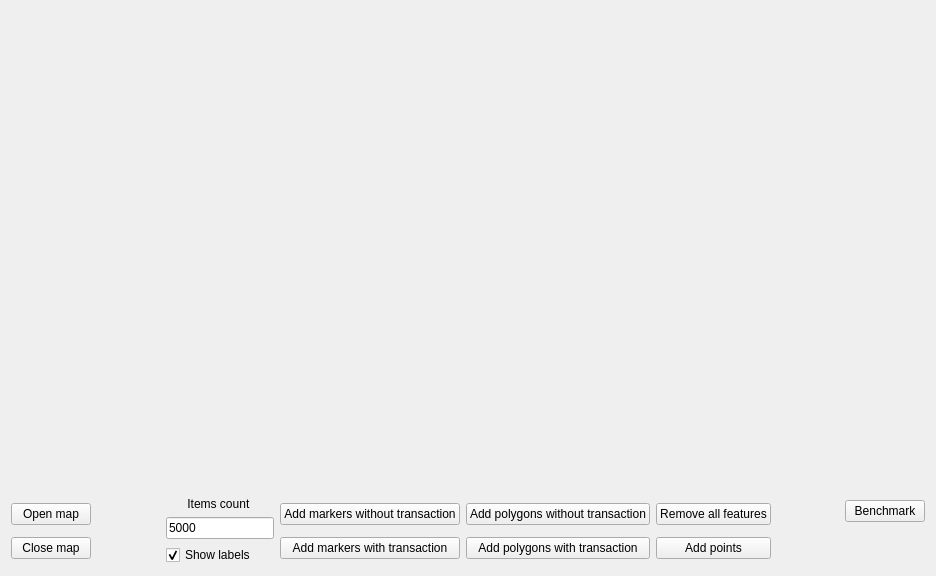
<?xml version="1.0" encoding="UTF-8"?>
<ui version="4.0">
 <class>DemoTransaction</class>
 <widget class="QWidget" name="DemoTransaction">
  <property name="geometry">
   <rect>
    <x>0</x>
    <y>0</y>
    <width>936</width>
    <height>576</height>
   </rect>
  </property>
  <property name="windowTitle">
   <string>Transactions demo</string>
  </property>
  <layout class="QHBoxLayout" name="horizontalLayout">
   <item>
    <layout class="QVBoxLayout" name="verticalLayout_2">
     <item>
      <layout class="QHBoxLayout" name="horizontalLayout_2">
       <item>
        <widget class="PwGisWidget" name="pwgiswidget" native="true">
         <property name="sizePolicy">
          <sizepolicy hsizetype="Expanding" vsizetype="Expanding">
           <horstretch>0</horstretch>
           <verstretch>0</verstretch>
          </sizepolicy>
         </property>
        </widget>
       </item>
      </layout>
     </item>
     <item>
      <layout class="QHBoxLayout" name="horizontalLayout_5">
       <item>
        <layout class="QVBoxLayout" name="verticalLayout">
         <item>
          <widget class="QPushButton" name="btnOpenMap">
           <property name="text">
            <string>Open map</string>
           </property>
          </widget>
         </item>
         <item>
          <widget class="QPushButton" name="btnCloseMap">
           <property name="text">
            <string>Close map</string>
           </property>
          </widget>
         </item>
        </layout>
       </item>
       <item>
        <spacer name="horizontalSpacer">
         <property name="orientation">
          <enum>Qt::Horizontal</enum>
         </property>
         <property name="sizeHint" stdset="0">
          <size>
           <width>40</width>
           <height>20</height>
          </size>
         </property>
        </spacer>
       </item>
       <item>
        <layout class="QVBoxLayout" name="verticalLayout_3">
         <property name="sizeConstraint">
          <enum>QLayout::SetDefaultConstraint</enum>
         </property>
         <property name="leftMargin">
          <number>0</number>
         </property>
         <item>
          <widget class="QLabel" name="labelCount">
           <property name="text">
            <string>Items count </string>
           </property>
           <property name="alignment">
            <set>Qt::AlignCenter</set>
           </property>
          </widget>
         </item>
         <item>
          <widget class="QLineEdit" name="txtCount">
           <property name="text">
            <string>5000</string>
           </property>
          </widget>
         </item>
         <item>
          <widget class="QCheckBox" name="cbShowLabels">
           <property name="text">
            <string>Show labels</string>
           </property>
           <property name="checked">
            <bool>true</bool>
           </property>
          </widget>
         </item>
        </layout>
       </item>
       <item>
        <layout class="QGridLayout" name="gridLayout">
         <item row="0" column="0">
          <widget class="QPushButton" name="btnAddMarkersWithoutTrans">
           <property name="text">
            <string>Add markers without transaction</string>
           </property>
          </widget>
         </item>
         <item row="1" column="0">
          <widget class="QPushButton" name="btnAddMarkersWithTrans">
           <property name="text">
            <string>Add markers with transaction</string>
           </property>
          </widget>
         </item>
         <item row="0" column="1">
          <widget class="QPushButton" name="btnAddPathWithoutTrans">
           <property name="text">
            <string>Add polygons without transaction</string>
           </property>
          </widget>
         </item>
         <item row="1" column="1">
          <widget class="QPushButton" name="btnAddPathWithTrans">
           <property name="text">
            <string>Add polygons with transaction</string>
           </property>
          </widget>
         </item>
         <item row="0" column="2">
          <widget class="QPushButton" name="btnRemoveAllFeatures">
           <property name="text">
            <string>Remove all features</string>
           </property>
          </widget>
         </item>
         <item row="1" column="2">
          <widget class="QPushButton" name="btnAddPoints">
           <property name="text">
            <string>Add points</string>
           </property>
          </widget>
         </item>
        </layout>
       </item>
       <item>
        <spacer name="horizontalSpacer_3">
         <property name="orientation">
          <enum>Qt::Horizontal</enum>
         </property>
         <property name="sizeHint" stdset="0">
          <size>
           <width>40</width>
           <height>20</height>
          </size>
         </property>
        </spacer>
       </item>
       <item>
        <layout class="QVBoxLayout" name="verticalLayout_5">
         <item>
          <widget class="QPushButton" name="btnBenchmark">
           <property name="text">
            <string>Benchmark</string>
           </property>
          </widget>
         </item>
         <item>
          <spacer name="verticalSpacer_2">
           <property name="orientation">
            <enum>Qt::Vertical</enum>
           </property>
           <property name="sizeType">
            <enum>QSizePolicy::Ignored</enum>
           </property>
           <property name="sizeHint" stdset="0">
            <size>
             <width>20</width>
             <height>40</height>
            </size>
           </property>
          </spacer>
         </item>
        </layout>
       </item>
      </layout>
     </item>
    </layout>
   </item>
  </layout>
 </widget>
 <customwidgets>
  <customwidget>
   <class>PwGisWidget</class>
   <extends>QWidget</extends>
   <header location="global">PwGis/pwgiswidget.h</header>
   <container>1</container>
  </customwidget>
 </customwidgets>
 <resources/>
 <connections/>
</ui>
